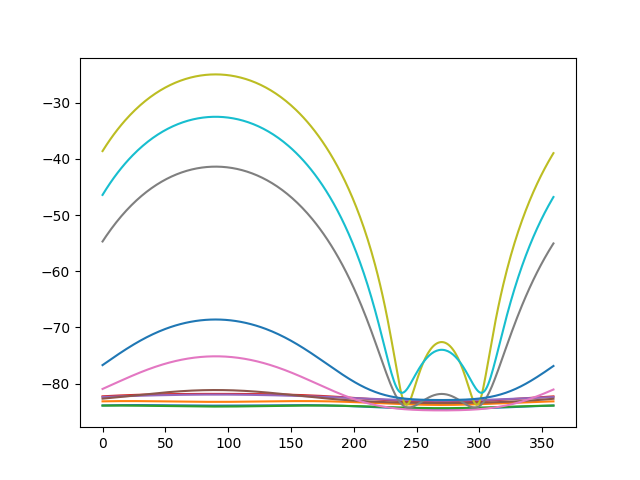

Write Python code to recreate this figure.
import numpy as np
from scipy.signal import stft
from q01 import linear_array_manifold_vector
from q04 import spatial_correlation_matrix


def spatial_spectrum(z: np.ndarray, f: float, fs: float):
    M, N = z.shape
    d = 0.05
    L = 1024
    S = 512

    fbin, _, Z = stft(z, fs, window="hann", nperseg=L, noverlap=L - S)
    R = spatial_correlation_matrix(Z)

    P = np.zeros(360, dtype=complex)

    for deg in range(360):
        theta = deg * np.pi / 180.0
        a = np.array([linear_array_manifold_vector(d, M, theta, fbin[f])])
        w = a.T / M

        P[deg] = (np.conj(w).T @ R[f] @ w).item()

    return P


if __name__ == "__main__":
    import matplotlib.pyplot as plt
    from q06 import x, fs

    degs = np.arange(360)

    for k in range(11):
        f = k + 20

        P = spatial_spectrum(x, f, fs)
        plt.plot(degs, 20 * np.log10(np.abs(P)))

    plt.savefig("./skotsugi/chapter05/q10.png")
